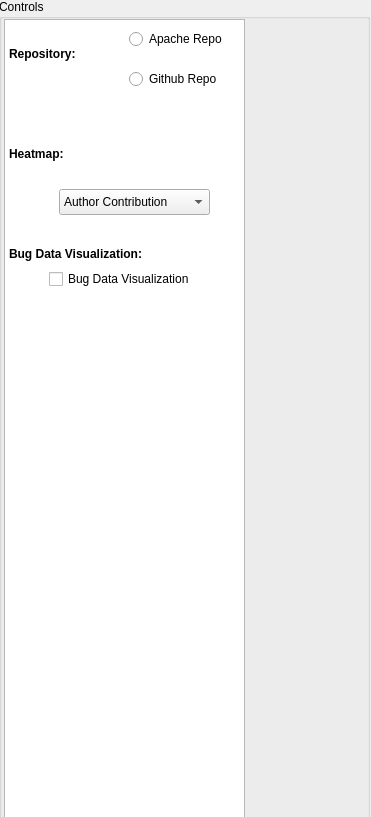
<?xml version="1.0" encoding="UTF-8"?>
<ui version="4.0">
 <class>Form</class>
 <widget class="QWidget" name="Form">
  <property name="geometry">
   <rect>
    <x>0</x>
    <y>0</y>
    <width>371</width>
    <height>817</height>
   </rect>
  </property>
  <property name="windowTitle">
   <string>Form</string>
  </property>
  <widget class="QWidget" name="horizontalLayoutWidget">
   <property name="geometry">
    <rect>
     <x>-1</x>
     <y>-1</y>
     <width>371</width>
     <height>821</height>
    </rect>
   </property>
   <layout class="QHBoxLayout" name="horizontalLayout">
    <item>
     <widget class="QGroupBox" name="groupBox">
      <property name="title">
       <string>Controls</string>
      </property>
      <widget class="QWidget" name="OverviewDiagram" native="true">
       <property name="geometry">
        <rect>
         <x>-1</x>
         <y>459</y>
         <width>271</width>
         <height>251</height>
        </rect>
       </property>
      </widget>
      <widget class="QListView" name="listView">
       <property name="geometry">
        <rect>
         <x>5</x>
         <y>20</y>
         <width>241</width>
         <height>801</height>
        </rect>
       </property>
      </widget>
      <widget class="QComboBox" name="heatMap">
       <property name="geometry">
        <rect>
         <x>60</x>
         <y>190</y>
         <width>151</width>
         <height>26</height>
        </rect>
       </property>
       <item>
        <property name="text">
         <string>Author Contribution</string>
        </property>
       </item>
       <item>
        <property name="text">
         <string>countdeclmethodall</string>
        </property>
       </item>
       <item>
        <property name="text">
         <string>countdeclmethodprivate</string>
        </property>
       </item>
       <item>
        <property name="text">
         <string>countdeclmethodpublic</string>
        </property>
       </item>
       <item>
        <property name="text">
         <string>countdeclfunction</string>
        </property>
       </item>
       <item>
        <property name="text">
         <string>countlinecodeexe</string>
        </property>
       </item>
       <item>
        <property name="text">
         <string>countlinecomment</string>
        </property>
       </item>
       <item>
        <property name="text">
         <string>countlinecode</string>
        </property>
       </item>
       <item>
        <property name="text">
         <string>ratiocommenttocode</string>
        </property>
       </item>
       <item>
        <property name="text">
         <string>sumcyclomatic</string>
        </property>
       </item>
       <item>
        <property name="text">
         <string>CVE data vulnerabilities</string>
        </property>
       </item>
       <item>
        <property name="text">
         <string>Release dat</string>
        </property>
       </item>
      </widget>
      <widget class="QRadioButton" name="apacheRepo">
       <property name="geometry">
        <rect>
         <x>130</x>
         <y>30</y>
         <width>111</width>
         <height>20</height>
        </rect>
       </property>
       <property name="text">
        <string>Apache Repo</string>
       </property>
      </widget>
      <widget class="QRadioButton" name="githubRepo">
       <property name="geometry">
        <rect>
         <x>130</x>
         <y>70</y>
         <width>102</width>
         <height>20</height>
        </rect>
       </property>
       <property name="text">
        <string>Github Repo</string>
       </property>
      </widget>
      <widget class="QWidget" name="OverviewWidget" native="true">
       <property name="geometry">
        <rect>
         <x>10</x>
         <y>390</y>
         <width>231</width>
         <height>241</height>
        </rect>
       </property>
      </widget>
      <widget class="QLabel" name="label_5">
       <property name="geometry">
        <rect>
         <x>10</x>
         <y>40</y>
         <width>121</width>
         <height>31</height>
        </rect>
       </property>
       <property name="text">
        <string>&lt;html&gt;&lt;head/&gt;&lt;body&gt;&lt;p&gt;&lt;span style=&quot; font-weight:600;&quot;&gt;Repository:&lt;/span&gt;&lt;/p&gt;&lt;/body&gt;&lt;/html&gt;</string>
       </property>
      </widget>
      <widget class="QLabel" name="label_9">
       <property name="geometry">
        <rect>
         <x>10</x>
         <y>140</y>
         <width>61</width>
         <height>31</height>
        </rect>
       </property>
       <property name="text">
        <string>&lt;html&gt;&lt;head/&gt;&lt;body&gt;&lt;p&gt;&lt;span style=&quot; font-weight:600;&quot;&gt;Heatmap:&lt;/span&gt;&lt;/p&gt;&lt;/body&gt;&lt;/html&gt;</string>
       </property>
      </widget>
      <widget class="QCheckBox" name="Bugdata">
       <property name="geometry">
        <rect>
         <x>50</x>
         <y>270</y>
         <width>171</width>
         <height>20</height>
        </rect>
       </property>
       <property name="text">
        <string>Bug Data Visualization </string>
       </property>
      </widget>
      <widget class="QLabel" name="label_10">
       <property name="geometry">
        <rect>
         <x>10</x>
         <y>240</y>
         <width>171</width>
         <height>31</height>
        </rect>
       </property>
       <property name="text">
        <string>&lt;html&gt;&lt;head/&gt;&lt;body&gt;&lt;p&gt;&lt;span style=&quot; font-weight:600;&quot;&gt;Bug Data Visualization:&lt;/span&gt;&lt;/p&gt;&lt;/body&gt;&lt;/html&gt;</string>
       </property>
      </widget>
     </widget>
    </item>
   </layout>
  </widget>
 </widget>
 <resources/>
 <connections/>
</ui>
